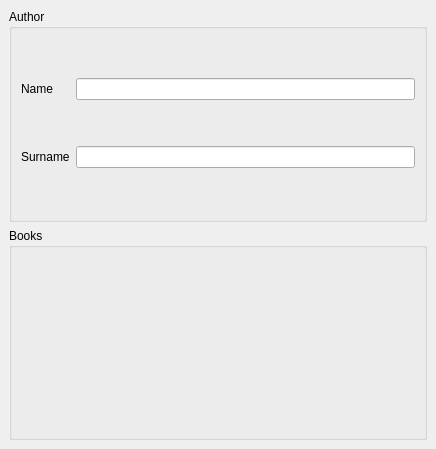
<?xml version="1.0" encoding="UTF-8"?>
<ui version="4.0">
 <class>MainWindow</class>
 <widget class="QMainWindow" name="MainWindow">
  <property name="geometry">
   <rect>
    <x>0</x>
    <y>0</y>
    <width>436</width>
    <height>449</height>
   </rect>
  </property>
  <property name="windowTitle">
   <string>Authors</string>
  </property>
  <widget class="QWidget" name="centralwidget">
   <layout class="QVBoxLayout" name="verticalLayout_2">
    <item>
     <widget class="QGroupBox" name="groupBox">
      <property name="title">
       <string>Author</string>
      </property>
      <layout class="QGridLayout" name="gridLayout">
       <item row="0" column="0">
        <widget class="QLabel" name="label">
         <property name="text">
          <string>Name</string>
         </property>
        </widget>
       </item>
       <item row="0" column="1">
        <widget class="QLineEdit" name="lineEdit_2">
         <property name="column" stdset="0">
          <string>name</string>
         </property>
        </widget>
       </item>
       <item row="1" column="0">
        <widget class="QLabel" name="label_2">
         <property name="text">
          <string>Surname</string>
         </property>
        </widget>
       </item>
       <item row="1" column="1">
        <widget class="QLineEdit" name="lineEdit_3">
         <property name="column" stdset="0">
          <string>surname</string>
         </property>
        </widget>
       </item>
      </layout>
     </widget>
    </item>
    <item>
     <widget class="QGroupBox" name="groupBox_2">
      <property name="title">
       <string>Books</string>
      </property>
      <layout class="QVBoxLayout" name="verticalLayout">
       <item>
        <widget class="PickerTableView" name="pickerTableView">
         <property name="whatsThis">
          <string>TableView with picker</string>
         </property>
         <property name="quickInsertEnabled">
          <bool>false</bool>
         </property>
         <property name="infoEnabled">
          <bool>true</bool>
         </property>
         <property name="openEnabled">
          <bool>true</bool>
         </property>
         <property name="addEnabled">
          <bool>true</bool>
         </property>
         <property name="delEnabled">
          <bool>true</bool>
         </property>
         <property name="autosearchEnabled">
          <bool>false</bool>
         </property>
         <property name="autoinfoEnabled">
          <bool>false</bool>
         </property>
         <property name="entity" stdset="0">
          <string>.books</string>
         </property>
        </widget>
       </item>
      </layout>
     </widget>
    </item>
   </layout>
  </widget>
 </widget>
 <customwidgets>
  <customwidget>
   <class>PickerTableView</class>
   <extends>QWidget</extends>
   <header>pypapi.ui.widgets.pickertableview</header>
  </customwidget>
 </customwidgets>
 <resources/>
 <connections/>
</ui>
